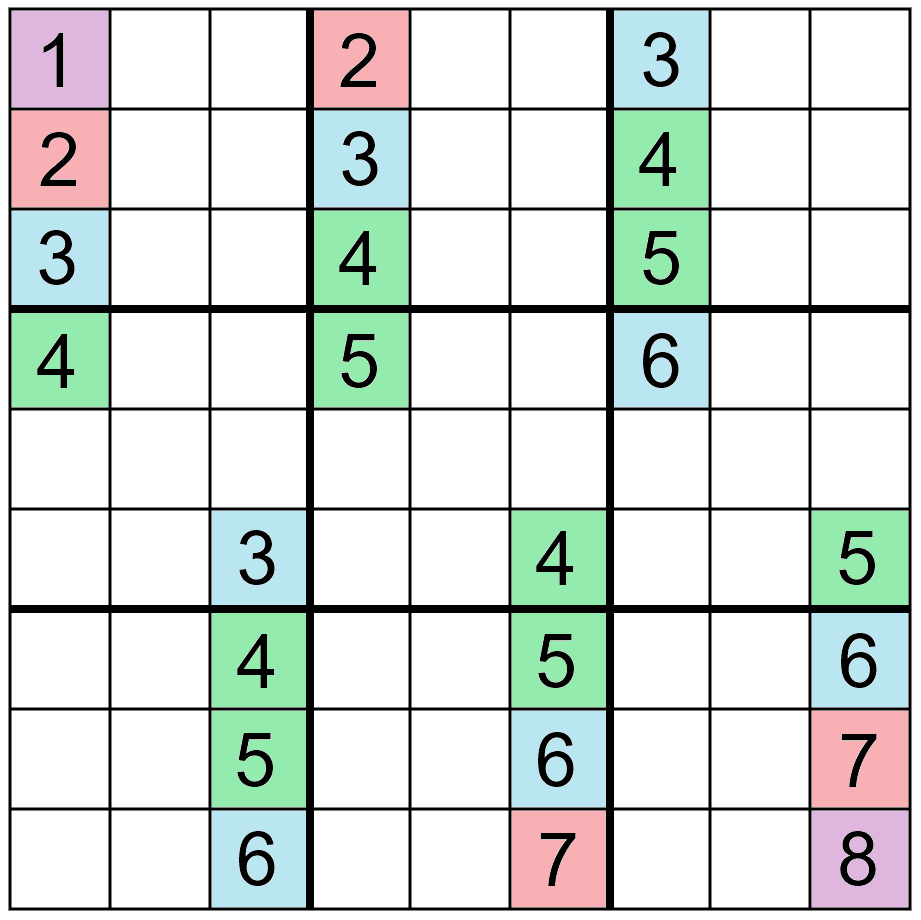
#> input picture sample4.png, 921 x 920 px
$ jupyter execute --allow-errors sampleprocess.ipynb
#> lines starting #> are read from the running program, lines starting #| are printed output that depends on the picture; after the words box and inside, x2 and y2 are one past the last pixel; in counts of white or black regions, pixels touching at a corner belong together
[cell 1]
# import the necessary packages
from collections import deque
from imutils.video import VideoStream
from matplotlib import pyplot as plt
from skimage import morphology
from PIL import Image
import time
from copy import deepcopy

import numpy as np
import argparse
import cv2
import imutils
import time

[cell 2]
# [10 lines left out: function process_template, not called in this run]

[cell 3]
# Convert to Binary
# https://techtutorialsx.com/2019/04/13/python-opencv-converting-image-to-black-and-white/
# [19 lines left out: function get_binary, not called in this run]
    # [5 lines of commented-out code are left out]

[cell 4]
# find contours in the mask
def get_contours(invert):
    cnts = cv2.findContours(invert.copy(), cv2.RETR_EXTERNAL,
        cv2.CHAIN_APPROX_SIMPLE)
    cnts = imutils.grab_contours(cnts)
    center = None
    return cnts

# get largest enclosing box
def get_box(cnts):
    print("cnts len ",len(cnts))
    if len(cnts) > 0:
        #index = cnts.index(max(cnts, key=cv2.contourArea))
        #print(index)
        #cnts.pop(index)
        c = max(cnts, key=cv2.contourArea)
        rect = cv2.minAreaRect(c)
        box = cv2.boxPoints(rect)
        box = np.int0(box)
    return box

# draw rect
def draw_box(img,box):
    cv2.drawContours(img, [box], 0,(0,255,0),1)
    plt.imshow(img)

[cell 5]
## Helper Functions for displaying image and scaling
def scale_img(img, scale_percent):
    #print("\nscale_img()")
    #print(img.shape)

    # Scaled Image Dimensions
    width  = int(img.shape[1] * scale_percent / 100)
    height = int(img.shape[0] * scale_percent / 100)
    dim = (width, height)

    # resize image
    img = cv2.resize(img, dim, interpolation = cv2.INTER_AREA)
    #print(img.shape)
    return img

[cell 6]
## Read in a File
frame = cv2.imread('sample4.png', cv2.IMREAD_COLOR) # Read the file
#> frame is the input picture: shape (920, 921, 3); mean B, G, R 215.9, 220, 212
sf = 1
scaled = scale_img(frame, sf*100)
rgb = cv2.cvtColor(scaled, cv2.COLOR_BGR2RGB)
plt.imshow(scaled)
plt.show()

[cell 7]
## Crop the image (1)
# crop_img = frame[y:y+h, x:x+w].copy()
crop_img = scaled[ int(sf*450):int(sf*2950), int(sf*5):int(sf*2900) ].copy()
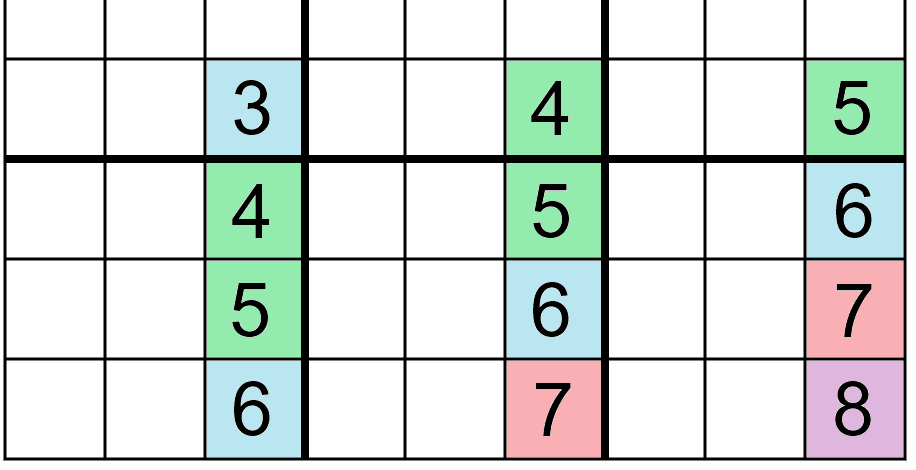
#> crop_img: shape (470, 916, 3); mean B, G, R 216.2, 220.2, 212.4
plt.imshow(crop_img)
plt.show()

[cell 8]
# Convert to Binary
# https://techtutorialsx.com/2019/04/13/python-opencv-converting-image-to-black-and-white/
img = scaled
gray = cv2.cvtColor(img, cv2.COLOR_BGR2GRAY)
blurred = cv2.medianBlur(gray,5)
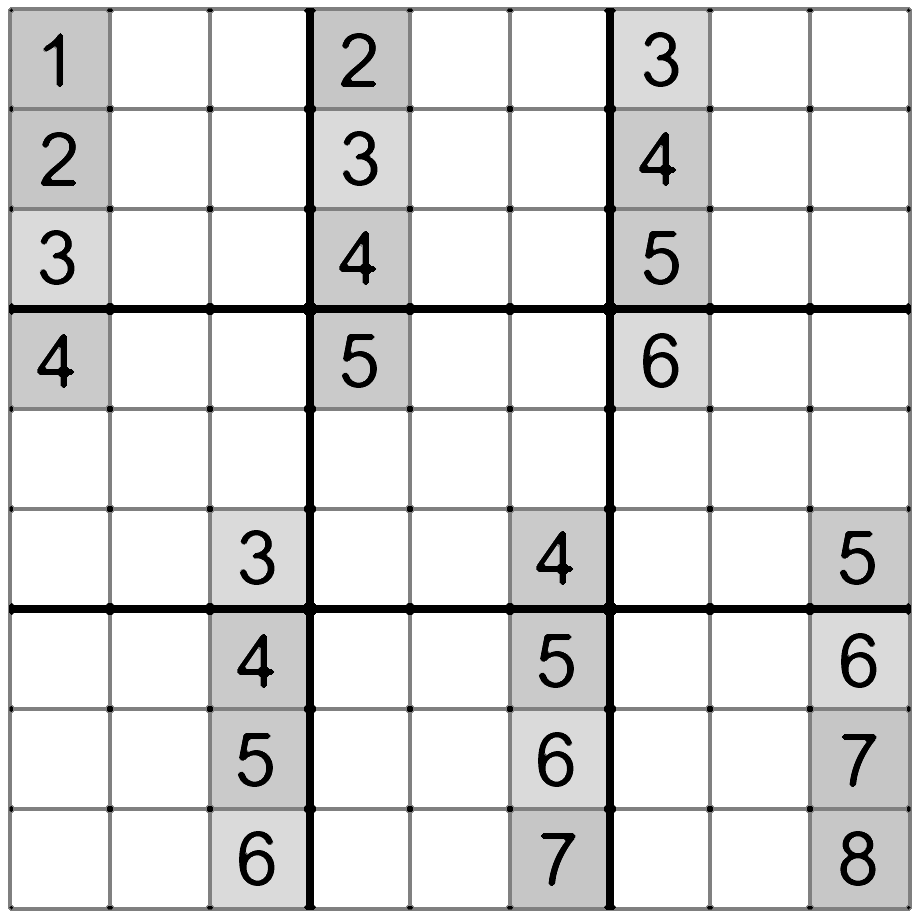
#> blurred: shape (920, 921); min 0, max 255, mean 220.9

ret, th1 = cv2.threshold(blurred, 127, 255, cv2.THRESH_BINARY)
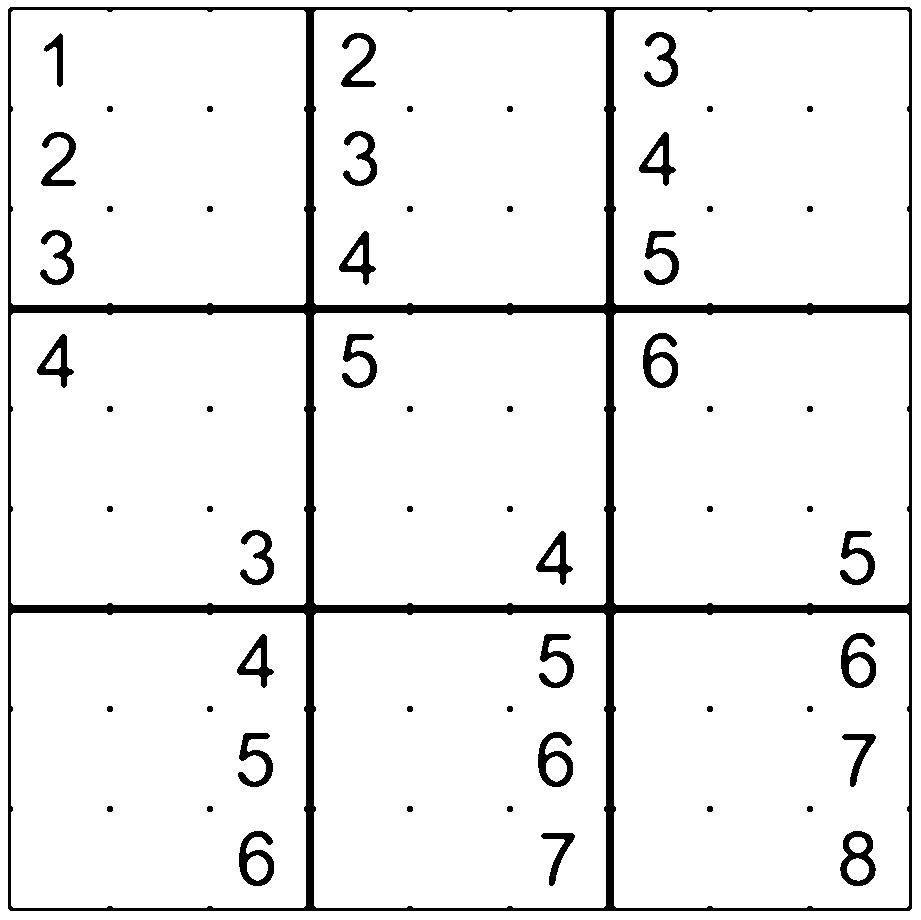
#> th1: shape (920, 921); 93.1% white; 61 black regions, largest, box (x1, y1, x2, y2) and area: (8, 7, 912, 911) 40108, (840, 831, 876, 886) 898, (643, 333, 678, 388) 882
th2 = cv2.adaptiveThreshold(blurred, 255, cv2.ADAPTIVE_THRESH_MEAN_C, cv2.THRESH_BINARY, 11, 2)
#> th2: shape (920, 921); 87.9% white; 27 black regions, largest, box (x1, y1, x2, y2) and area: (8, 7, 912, 911) 84280, (840, 831, 876, 886) 870, (643, 333, 678, 388) 851
# need the one below
th3 = cv2.adaptiveThreshold(blurred, 255, cv2.ADAPTIVE_THRESH_GAUSSIAN_C, cv2.THRESH_BINARY, 11, 2)
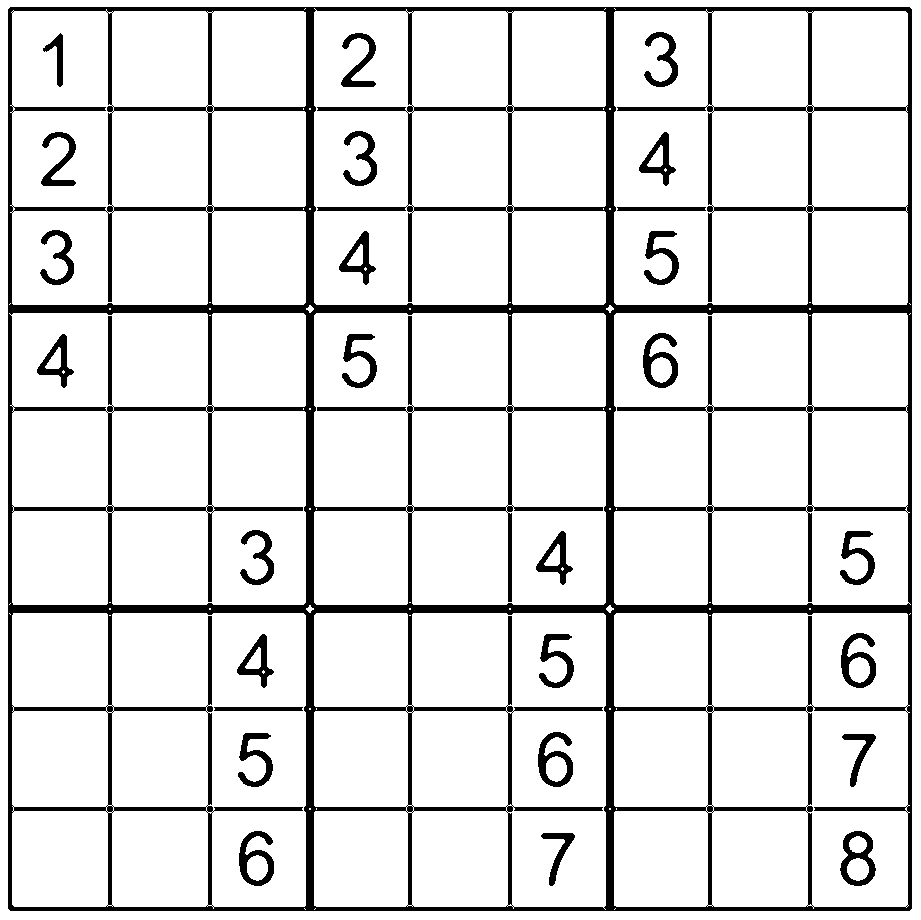
#> th3: shape (920, 921); 88.1% white; 27 black regions, largest, box (x1, y1, x2, y2) and area: (8, 7, 912, 911) 83072, (840, 831, 876, 886) 872, (643, 333, 678, 388) 847
#th3 = cv2.adaptiveThreshold(blurred, 50, cv2.ADAPTIVE_THRESH_GAUSSIAN_C, cv2.THRESH_BINARY, 11, 2)
titles = ['Original Image', 'Global Thresholding (v = 127)',
         'Adaptive Mean Thresholding', 'Adaptive Gaussian Thresholding']
images = [gray, th1, th2, th3]

for i in range(4):
    plt.subplot(2,2,i+1), plt.imshow(images[i],'gray')
    plt.title(titles[i])
    plt.xticks([]), plt.yticks([])

plt.show()
# [5 lines of commented-out code are left out]

[cell 9]
# Remove Noise
# https://scikit-image.org/docs/0.9.x/api/skimage.morphology.html#remove-small-objects
cleaned = morphology.remove_small_objects(th3, min_size=64, connectivity=1)
invert = (255-cleaned)
#> invert: shape (920, 921); 11.9% white; 27 white regions

plt.imshow(invert,cmap='gray')
plt.show()

[cell 10]
# find contours in the mask and draw largest enclosing rect
cnts = get_contours(invert)
#> in get_contours, `cnts = cv2.findContours(invert.copy(), cv2.RETR_EXTERNAL, cv2.CHAIN_AP..`: cnts = 1 contour; box (x1, y1, x2, y2) and area: (8, 7, 912, 911) 815401
#> in get_contours, `cnts = imutils.grab_contours(cnts)`: cnts = 1 item
#> cnts = 1 item
box = get_box(cnts)
#| cnts len  1
#> in get_box, `c = max(cnts, key=cv2.contourArea)`: c = [[10, 7], [8, 9], [8, 908], [10, 910], [909, 910], [911, 908], [911, 9], [909, 7]]
#> in get_box, `rect = cv2.minAreaRect(c)`: rect = ((459.5, 458.5), (903, 903), -90)
#> in get_box, `box = cv2.boxPoints(rect)`: box = [[911, 910], [8, 910], [8, 7], [911, 7]]
#> in get_box, `box = np.int0(box)`: box = [[911, 909], [8, 909], [8, 7], [911, 7]]
#> box = [[911, 909], [8, 909], [8, 7], [911, 7]]
draw_box(scaled, box)
#> in draw_box, `cv2.drawContours(img, [box], 0,(0,255,0),1)`:
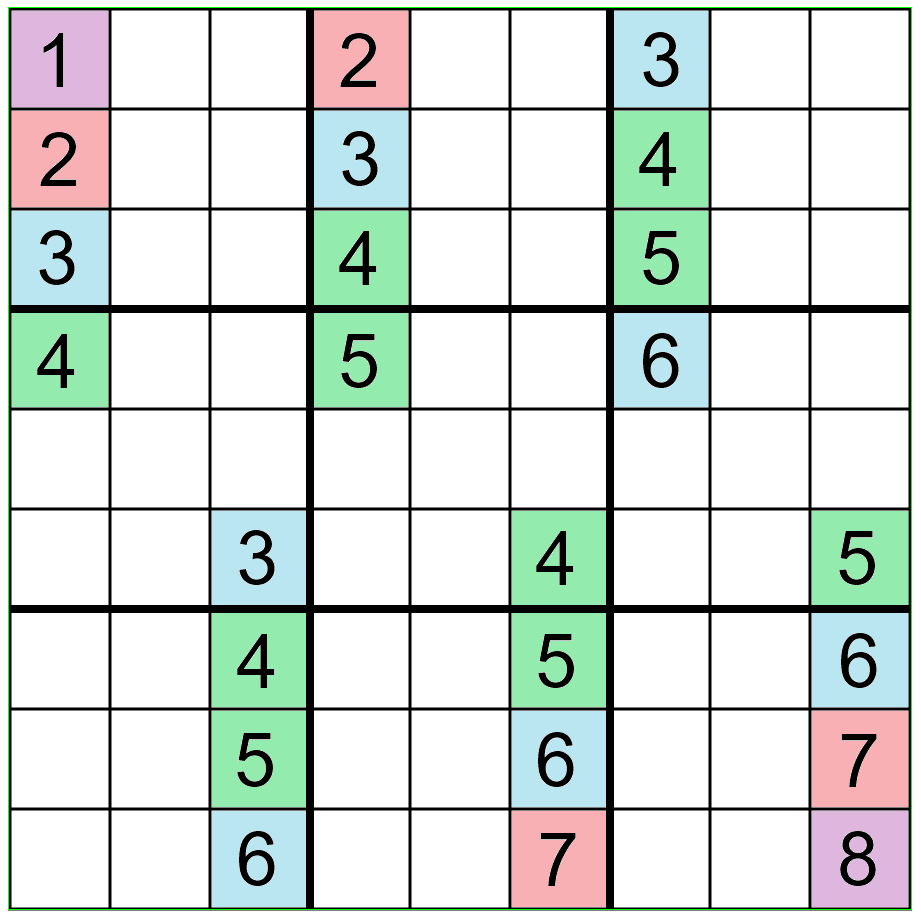
#> img: shape (920, 921, 3); 0.43% of pixels changed, all inside (x1, y1, x2, y2) = (8, 7, 912, 910)

[cell 11]
print(box)
#| [[911 909]
#|  [  8 909]
#|  [  8   7]
#|  [911   7]]

[cell 12]
#print(type(box))
#print(box)
box2 = deepcopy(box)
#> box2 = [[911, 909], [8, 909], [8, 7], [911, 7]]
#box2[0][1] = box2[0][1] + 12
#box2[3][1] = box2[3][1] + 12

print(box2)
#| [[911 909]
#|  [  8 909]
#|  [  8   7]
#|  [911   7]]
ind = np.lexsort((box2[:,1],box2[:,0]))
#> ind = [2, 1, 3, 0]
print('sorted')
box2 = box2[ind]
#> box2 = [[8, 7], [8, 909], [911, 7], [911, 909]]
print(box2)
#| [[  8   7]
#|  [  8 909]
#|  [911   7]
#|  [911 909]]
# [22 lines of commented-out code are left out]

[cell 13]
# perform perspective correction using the Bounding Box
rect = np.float32(box2)
#> rect = [[8, 7], [8, 909], [911, 7], [911, 909]]
dst = np.float32(np.asarray([[0, 0], [0, 930], [930, 0], [930, 930]]))
#rect = np.array(rect[0] rect[1] rect[2] rect[3])
M = cv2.getPerspectiveTransform(rect, dst)
#> M = [[1.03, 1.84e-18, -8.24], [9.75e-19, 1.03, -7.22], [1.37e-20, 2.12e-21, 1]]
warped = cv2.warpPerspective(scaled, M, (930, 930))[15:915,15:915]

warped = cv2.cvtColor(warped, cv2.COLOR_BGR2GRAY)
#> warped: shape (900, 900)
ret, warped = cv2.threshold(warped, 127, 255, cv2.THRESH_BINARY)
#> warped: shape (900, 900); 89.7% white; 25 black regions, largest, box (x1, y1, x2, y2) and area: (0, 0, 900, 900) 64115, (842, 834, 879, 891) 964, (531, 732, 567, 789) 939
warped[warped<ret] = 0
warped =  cv2.cvtColor(warped,cv2.COLOR_GRAY2RGB)

plt.imshow(warped)
print("type ", type(warped[0]))
#| type  <class 'numpy.ndarray'>

[cell 14]
# [5 lines of commented-out code are left out]
template0  = cv2.imread('template0.jpg')
template1  = cv2.imread('template1B.jpg')
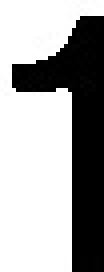
#> input picture template1B.jpg, 26 x 68 px (shown 4 times larger)
#> template1 is the input picture: shape (68, 26, 3); min 0, max 255, mean 163.5
template2  = cv2.imread('template2B.jpg')
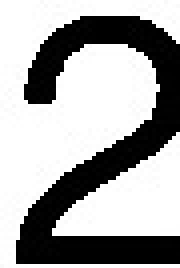
#> input picture template2B.jpg, 45 x 67 px (shown 4 times larger)
#> template2 is the input picture: shape (67, 45, 3); min 0, max 255, mean 165.8
template3  = cv2.imread('template3B.jpg')
template4  = cv2.imread('template4.jpg')
template5  = cv2.imread('template5B.jpg')
template6  = cv2.imread('template6B.jpg')
template7  = cv2.imread('template7B.jpg')
template8  = cv2.imread('template8B.jpg')
template9  = cv2.imread('template9.jpg')
# default templates
#> (the rest of this cell did not finish here and is left out)

#> (a cell that did not finish here is left out)

[cell 16]
def get_square(img, x, y):
#> called with x = 2, y = 9
    lil_square = img[(y-1)*100:((y-1)+1)*100 - 1,(x-1)*100:((x-1)+1)*100 - 1]
#> lil_square: shape (99, 99, 3); 93.1% white; 1 black region, box (x1, y1, x2, y2) and area: (0, 0, 99, 99) 681
    return lil_square

[cell 17]
# [8 lines left out: function get_correlation_xy, not called in this run]

[cell 18]
# [6 lines left out: function detect_number, not called in this run]

#     return match

[cell 19]
x = 4
y = 1
#> (the rest of this cell did not finish here and is left out)

[cell 20]
# [6 lines left out: function get_sudoku_matrix, not called in this run]

[cell 21]
# [37 lines left out: function solveSudoku, not called in this run]

[cell 22]
###  Defining Functions  ###
# helper functions
subtract_set = {1,2,3,4,5,6,7,8,9}

def check_horizontal(i,j):
    return subtract_set - set(container[i])

# [21 lines left out: functions check_vertical, check_square, not called in this run]

def get_poss_vals(i,j):
    poss_vals = list(check_square(i,j).intersection(check_horizontal(i,j)).intersection(check_vertical(i,j)))
    return poss_vals

# [68 lines left out: functions explicit_solver, implicit_solver, print_container, not called in this run]

#> (a cell that did not finish here is left out)

#> (a cell that did not finish here is left out)

#> (a cell that did not finish here is left out)

[cell 26]
# [93 lines of commented-out code are left out]

[cell 27]
# FOR TESTING


# for y in range(1,10):
#     for x in range(1,10):
template = cv2.imread('template1.jpg')
x = 2
y = 9

tiny_box = get_square(warped, x, y)[5:95,5:95]
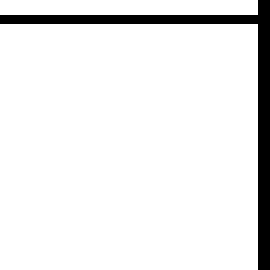
#> tiny_box: shape (90, 90, 3) (shown 3 times larger); 92.4% white; 1 black region, box (x1, y1, x2, y2) and area: (0, 0, 90, 90) 618
#> (the rest of this cell did not finish here and is left out)
